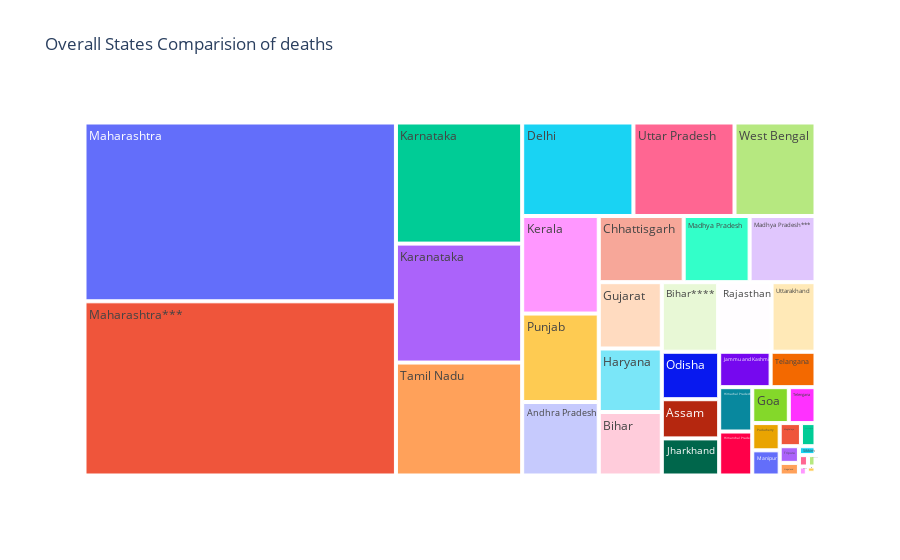

Notebook code for this chart:
### Markdown cell above
# In the Next cell we'll see this in a better visualization
Which states are more affected by the virus?

### Code cell
px.treemap(state_cases,path=["State/UnionTerritory"],values="Deaths",title="Overall States Comparision of deaths")

### Figure 1 — Plotly figure (JSON) as saved in the notebook; plotly's stock layout.template omitted (floating-point values rounded to 4 significant figures)
{"data": [{"branchvalues": "total", "domain": {"x": [0, 1], "y": [0, 1]}, "hovertemplate": "labels=%{label}<br>Deaths=%{value}<br>parent=%{parent}<br>id=%{id}<extra></extra>", "ids": ["Andaman and Nicobar Islands", "Andhra Pradesh", "Arunachal Pradesh", "Assam", "Bihar", "Bihar****", "Cases being reassigned to states", "Chandigarh", "Chhattisgarh", "Dadra and Nagar Haveli", "Dadra and Nagar Haveli and Daman and Diu", "Daman & Diu", "Delhi", "Goa", "Gujarat", "Haryana", "Himachal Pradesh", "Himanchal Pradesh", "Jammu and Kashmir", "Jharkhand", "Karanataka", "Karnataka", "Kerala", "Ladakh", "Lakshadweep", "Madhya Pradesh", "Madhya Pradesh***", "Maharashtra", "Maharashtra***", "Manipur", "Meghalaya", "Mizoram", "Nagaland", "Odisha", "Puducherry", "Punjab", "Rajasthan", "Sikkim", "Tamil Nadu", "Telangana", "Telengana", "Tripura", "Unassigned", "Uttar Pradesh", "Uttarakhand", "West Bengal"], "labels": ["Andaman and Nicobar Islands", "Andhra Pradesh", "Arunachal Pradesh", "Assam", "Bihar", "Bihar****", "Cases being reassigned to states", "Chandigarh", "Chhattisgarh", "Dadra and Nagar Haveli", "Dadra and Nagar Haveli and Daman and Diu", "Daman & Diu", "Delhi", "Goa", "Gujarat", "Haryana", "Himachal Pradesh", "Himanchal Pradesh", "Jammu and Kashmir", "Jharkhand", "Karanataka", "Karnataka", "Kerala", "Ladakh", "Lakshadweep", "Madhya Pradesh", "Madhya Pradesh***", "Maharashtra", "Maharashtra***", "Manipur", "Meghalaya", "Mizoram", "Nagaland", "Odisha", "Puducherry", "Punjab", "Rajasthan", "Sikkim", "Tamil Nadu", "Telangana", "Telengana", "Tripura", "Unassigned", "Uttar Pradesh", "Uttarakhand", "West Bengal"], "name": "", "parents": ["", "", "", "", "", "", "", "", "", "", "", "", "", "", "", "", "", "", "", "", "", "", "", "", "", "", "", "", "", "", "", "", "", "", "", "", "", "", "", "", "", "", "", "", "", ""], "type": "treemap", "values": [129, 13564, 248, 5420, 9646, 9452, 0, 811, 13544, 4, 4, 0, 25068, 3164, 10077, 9652, 3537, 3507, 4392, 5130, 36197, 36848, 18004, 207, 51, 10514, 10506, 134201, 130753, 1664, 1185, 171, 585, 6565, 1800, 16322, 8954, 356, 34367, 3831, 2312, 773, 0, 22775, 7368, 18252]}], "layout": {"legend": {"tracegroupgap": 0}, "title": {"text": "Overall States Comparision of deaths"}}}
